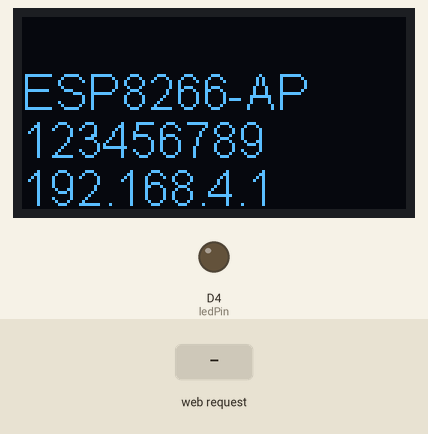
Recording of a sketch running on a simulated ESP8266 (NodeMCU). Shown: 128×64 one-colour display, output pins drawn as LEDs (lit = HIGH). The inputs (shaded band) are chosen by the test bench. What the sketch prints to the serial monitor is not drawn.

Above: at 1.2 s.
1.3 s: HTTP request GET /toggleLED received
At 2.0 s:
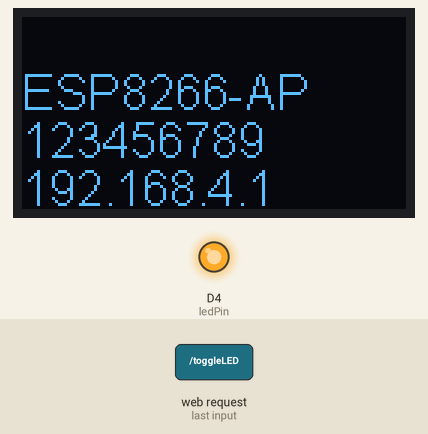
Timing chart, 0 to 4.3 s (numbered marks = the images above; inputs shaded):
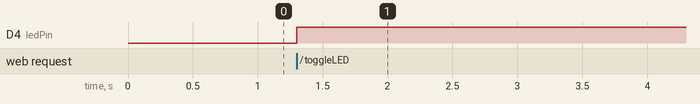

The sketch:

Work_as_AP_toggle_led_disp_wifi_credential.ino
```cpp
#include <Wire.h>  // Only needed for Arduino 1.6.5 and earlier
#include "SSD1306Wire.h"  // legacy include: `#include "SSD1306.h"`
#include <ESP8266WiFi.h>
#include <ESP8266WebServer.h>
//#include <WiFi.h>

// Set up the SSID and password for the Access Point
const char *ssid = "ESP8266-AP";          // Name of the Wi-Fi network (AP)
const char *password = "123456789";       // Password for the AP
ESP8266WebServer server(80);  // Create a web server that listens on port 80 (default HTTP port)

// HTML content for the web page
const char* htmlContent = R"rawliteral(
  <!DOCTYPE HTML>
  <html>
  <head>
    <title>ESP8266 Web Server</title>
    <style>
      body { font-family: Arial, sans-serif; text-align: center; padding: 50px; }
      h1 { color: #4CAF50; }
      p { color: #555; font-size: 20px; }
      button { font-size: 20px; padding: 10px 20px; cursor: pointer; }
    </style>
  </head>
  <body>
    <h1>Welcome to ESP8266 Web Server</h1>
    <p>This is a simple web page hosted by the ESP8266 in AP mode.</p>
    <p><button onclick="window.location.href='/toggleLED'">Toggle LED</button></p>
  </body>
  </html>
)rawliteral";

// Pin for an onboard LED (you can change this pin if using an external LED)
const int ledPin = LED_BUILTIN;  // LED_BUILTIN is the default LED pin on most ESP8266 boards


SSD1306Wire display(0x3c, D6, D5);  // Initialize with I2C address, SDA, and SCL pins

//byte smile[8]=   {0x3C,0x42,0xA5,0x81,0xA5,0x99,0x42,0x3C};
String serialInput = "";
String lines[4];  // Array to store up to 4 lines (adjust as needed)
int currentLine = 0;  // Keep track of the current line to overwrite when the buffer is full


void setup() {

  Serial.begin(115200);

  // Set up the LED pin
  pinMode(ledPin, OUTPUT);

  // Initialize the display
  display.init();
  display.flipScreenVertically();  // Flip the screen vertically to match orientation
  display.setFont(ArialMT_Plain_16);
  // Clear the display initially
  display.clear();
  // Update the display
  display.display();

  // Start the Wi-Fi AP
  WiFi.softAP(ssid, password);  // Set up ESP8266 as AP with the specified SSID and password
  IPAddress ip = WiFi.softAPIP();
  String ipString = ip.toString();
  // Print IP Address of the ESP8266
  Serial.println("Access Point Started");
  Serial.print("IP Address: ");
  Serial.println(ip);  // Get the IP address of the AP
  lines[1]="Access Point Started";
  lines[1]="ESP8266-AP";
  lines[2]="123456789";
  lines[3]=ipString;
  for (int i = 0; i < 4; i++) {  // Limit to 4 networks to fit the screen
      display.drawString(0, i * 16, lines[i]);  // Display each line
    }
    display.display();


  // Define what to do when the "/toggleLED" endpoint is accessed
  server.on("/toggleLED", HTTP_GET, []() {
    digitalWrite(ledPin, !digitalRead(ledPin));  // Toggle the LED state
    server.send(200, "text/html", htmlContent);  // Respond with the same page
  });

  // Handle root ("/") requests to show the HTML page
  server.on("/", HTTP_GET, []() {
    server.send(200, "text/html", htmlContent);  // Serve the HTML page
  });

  // Start the server
  server.begin();


}


void loop() {

server.handleClient();
}
```

Measured:
- after the input at 1.3 s, D4 (ledPin): LOW → HIGH at once
